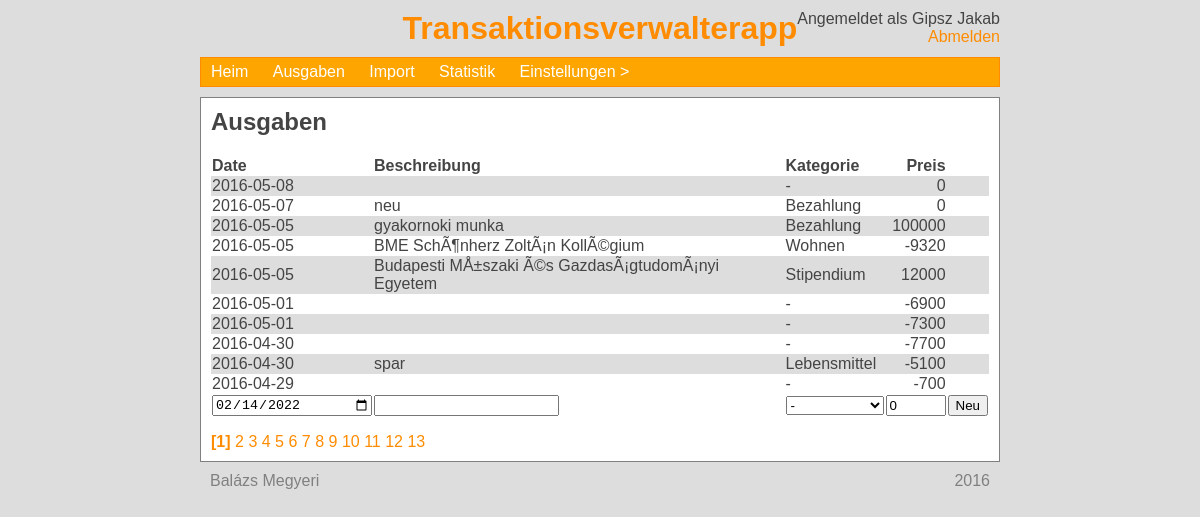
The page /expenses (signed in) on the database as committed earlier.
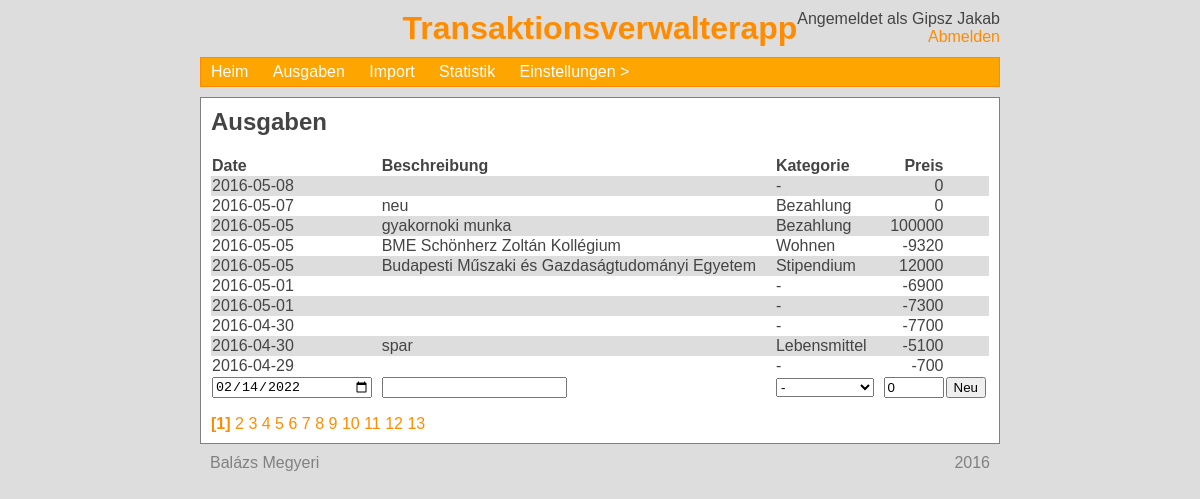
The same page on the database as committed later.
### tables this page shows
CREATE TABLE `user` (
  `no` int(11) NOT NULL,
  `user` varchar(50) NOT NULL,
  `password` char(40) NOT NULL,
  `name` varchar(50) NOT NULL,
  `email` varchar(100) NOT NULL
);

CREATE TABLE `expense` (
  `no` int(11) NOT NULL,
  `description` varchar(100) NOT NULL,
  `category` int(11) NOT NULL,
  `amount` int(11) NOT NULL,
  `date` date NOT NULL,
  `user` int(11) NOT NULL
);

CREATE TABLE `category` (
  `no` int(11) NOT NULL,
  `name` varchar(50) NOT NULL,
  `user` int(4) NOT NULL
);

### htdocs/expenses.php (the view, shortened to what this page needs)
<?php
include('head.php');
echo '<h2>Ausgaben</h2>';
if (isset($_GET['page'])) {
    $page = $_GET['page'];
}
else {
    $page = 1;
}
$perPage = 10;
$skip = ($page-1)*$perPage;
$mysqli->real_query(
    "SELECT *, e.no AS eno
    FROM expense e
    LEFT JOIN category c -- Legalább megjelenik a bejegyzés és lehet szerkeszteni
    ON e.category = c.no -- (más helyeken a törölt kategória nincs lekezelve)
    WHERE e.user = $userNo
    ORDER BY e.date DESC, e.no DESC
    LIMIT $skip, $perPage"
);
$result = $mysqli->use_result();
echo '<table width="100%">';
echo '<tr><th align="left">Date</th><th align="left">Beschreibung</th><th align="left">Kategorie</th><th align="right">Preis</th></tr>';
while ($row = $result->fetch_assoc()) {
    echo '<tr>';
    echo '<td>'.$row['date'].'</td><td>'.$row['description'].'</td><td>'.$row['name'].'</td><td style="text-align:right;">'.$row['amount'].'</td><td class="tableEdit"><a href="/expenses/'.$row['eno'].'">aufb.</a></td>';
    echo '</tr>';
}
echo '<tr style="background:none;"><form method="post">';
echo '<td><input type="date" name="date" value="'.date('Y-m-d').'" style="width:160px;"></td>';
echo '<td><input type="text" name="description"></td>';
echo '<td>'.categoryDropdown().'</td>';
echo '<td style="text-align:right;"><input type="number" name="amount" style="width:60px;" value="0"></td>';
echo '<td><input type="submit" name="addnew" value="Neu"></td>';
echo '</form></tr>';
echo '</table>';
$mysqli->real_query(
    "SELECT COUNT(*) cnt
    FROM expense
    WHERE user = $userNo"
);
$result1 = $mysqli->use_result();
$row = $result1->fetch_array();
$pages = ceil($row['cnt']/$perPage);
echo '<p>';
for ($i = 1; $i <= $pages; $i++) {
    if ($page != $i) {
        echo '<a href="/expenses/page'.$i.'">'.$i.'</a> ';
    }
    else {
        echo '<a href="/expenses/page'.$i.'"><b>['.$i.']</b></a> ';
    }
}
echo '</p>';
include('foot.php');
?>

### htdocs/head.php (shortened to what this page needs)
<?php
include 'login.php';
$userNo = $_COOKIE['userNo'];
$mysqli->real_query(
    "SELECT *
    FROM user
    WHERE no = $userNo"
);
$result = $mysqli->use_result();
$row = $result->fetch_assoc();
$userName = $row['name'];
function categoryDropdown($chosen = 1) {
    global $categoriesArray;
    global $userNo;
    if (empty($categoriesArray)) {
        global $mysqli;
        $mysqli->real_query(
            "SELECT *
            FROM category
            WHERE user = $userNo
            OR user = 0 -- Közös kategóriák
            ORDER BY name"
        );
        $result = $mysqli->use_result();
        while ($row = $result->fetch_assoc()) {
            $categoriesArray[$row['no']] = $row['name'];
        }
    }
    echo '<select name="category[]">';
    foreach ($categoriesArray as $no => $name) {
        echo '<option value="'.$no.'"'.($chosen == $no ? ' selected' : '').'>'.
            $name.'</option>';
    }
    echo '</select>';
    $ret = ob_get_contents();
    return $ret;
}
?>
<html>
<head>
    <link type="text/css" rel="stylesheet" href="/css/style.css">
    <link type="text/css" rel="stylesheet" href="/css/menu.css">
    <link type="text/css" rel="stylesheet" href="/css/alertbox.css">
</head>
<body>
    <div style="position:absolute; right:0px; text-align:right;">
        Angemeldet als <?php echo $userName; ?><br>
        <a href="/logout/">Abmelden</a>
    </div>
    <h1 id="title">Transaktionsverwalterapp</h1>
    <div id="menuBar"><nav><ul>
        <li><a href="/">Heim</a></li>
        <li><a href="/expenses">Ausgaben</a></li>
        <li><a href="/import">Import</a></li>
        <li><a href="/stats">Statistik</a></li>
        <li><a href="/settings">Einstellungen</a>
        </li>
    </ul></nav></div>
    <div id="main">

### htdocs/foot.php (shortened to what this page needs)
    </div>
    <div id="credits"><div style="float:right;">2016</div>Balázs Megyeri</div>
</body>
</html>

### htdocs/css/style.css (style rules this page uses)
body { background-color:#DDD; color: #444; width:800px; margin:auto; margin-top:10px; font-family: "Trebuchet MS", Helvetica, sans-serif; position:relative; }
div { overflow: auto; }
a { color: darkorange; text-decoration: none; }
div#main { background-color:white; border:1px solid grey; padding:10px; }
div#menuBar { background-color:orange; margin-bottom:10px; border:1px solid darkorange; overflow:visible; }
h1#title { color:darkorange; text-align: center; margin-bottom:10px; }
div#credits { padding:10px; color:grey; }
p:first-child, h1:first-child, h2:first-child, h3:first-child { margin-top:0; }
p:last-child, form:last-child { margin-bottom:0; }
table { border-collapse: collapse; }
tr:nth-child(even) { background-color:#DDD; }
tr:first-child { background:none; }

### htdocs/css/menu.css (style rules this page uses)
nav ul { padding:0; margin:0; list-style: none; position: relative; }
nav ul li { display:inline-block; }
nav a, nav a:hover { display:block; padding:0 10px; color:#FFF; line-height: 28px; text-decoration:none; }
li > a:after { content: ' >'; }
li > a:only-child:after { content: ''; }

Rows that differ between the two databases and show on the page:
changed expense "Wohnen": description "BME SchÃ¶nherz ZoltÃ¡n KollÃ©gium" → "BME Schönherz Zoltán Kollégium"
changed expense "Stipendium": description "Budapesti MÅ±szaki Ã©s GazdasÃ¡gtudomÃ¡nyi Egyetem" → "Budapesti Műszaki és Gazdaságtudományi Egyetem"
